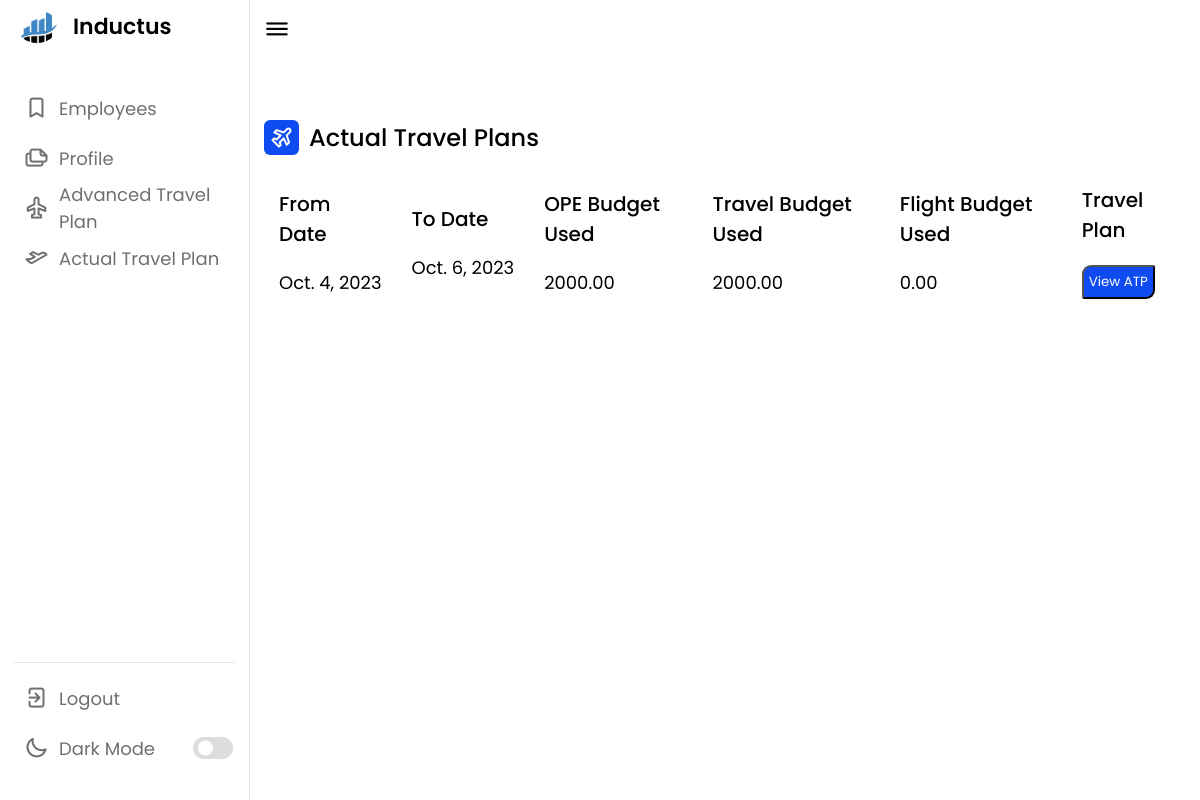
The page /employee/7e06c45b-a5ca-460d-8b0e-29f9c961be03/tp (signed in) on the database its author committed.
### base/models.py (models this page shows)
class Expense(models.Model):
    uuid = models.UUIDField(default = uuid.uuid4,primary_key=True,editable=False)
    employee = models.ForeignKey(Employee,on_delete=models.CASCADE,null = True)
    from_date = models.DateField(null = True)
    to_date = models.DateField(null = True)
    ope_budget_used = models.DecimalField(decimal_places=2,default=0,max_digits = 10)
    travel_budget_used = models.DecimalField(decimal_places=2,default=0,max_digits = 10)
    flight_budget_used = models.DecimalField(decimal_places=2,default=0,max_digits = 10)
    flight_ticket = models.FileField(upload_to=get_upload_path, blank = True)
    flight_return_ticket = models.FileField(upload_to=get_upload_path, blank = True)
    train_ticket = models.FileField(upload_to=get_upload_path, blank = True)
    train_return_ticket = models.FileField(upload_to=get_upload_path, blank = True)
    local_conveyance = models.DecimalField(decimal_places=2,default=0,max_digits = 10)
    place_of_visit = models.CharField(max_length = 30,null = True)
    taxi_bill = models.DecimalField(max_digits=10, decimal_places=2,default = 0)
    taxi_bill_proof = models.FileField(upload_to=get_upload_path, blank = True)

### base/views.py (the view)
# urls.py: path('employee/<str:pk>/tp',ActualTravelPlan,name ="tp"),
@login_required(login_url='login')
def ActualTravelPlan(request,pk):
    try:
        emp = Employee.objects.get(uuid=pk)
        tp = Expense.objects.filter(employee=emp)
    except:
        tp = None
    context = {
        'tp' : tp,
        'emp' : emp
    }
    return render(request,"actualtravelplan.html",context)

### base/templates/actualtravelplan.html (shortened to what this page needs)
{% load static %}
<!DOCTYPE html>
<html lang="en">
<head>
    <link rel="stylesheet" href="{% static 'style.css' %}">
    <link rel="stylesheet" href="https://unicons.iconscout.com/release/v4.0.0/css/line.css">
</head>
<body>
    <nav>
        <div class="logo-name">
            <div class="logo-image">
                <img src="{% static 'img/logo.png' %}" alt="">
            </div>
            <span class="logo_name">Inductus</span>
        </div>
        <div class="menu-items">
            <ul class="nav-links">
                <li><a href="{% url 'employees' %}">
                    <i class="uil uil-bookmark"></i>
                    <span class="link-name">Employees</span>
                </a></li>
                <li><a href="{% url 'employee' emp.uuid %}" target="_self">
                        <i class="uil uil-files-landscapes"></i>
                        <span class="link-name">Profile</span>
                    </a></li>
                    <li><a href="{% url 'atp' emp.uuid %}">
                        <i class="uil uil-plane"></i>
                        <span class="link-name">Advanced Travel Plan</span>
                    </a></li>
                    <li><a href="">
                        <i class="uil uil-plane-fly"></i>
                        <span class="link-name">Actual Travel Plan</span>
                    </a></li>
            </ul>
            <ul class="logout-mode">
                <li><a href="{% url 'logout' %}">
                        <i class="uil uil-signout"></i>
                        <span class="link-name">Logout</span>
                    </a></li>
                <li class="mode">
                    <a href="#">
                        <i class="uil uil-moon"></i>
                        <span class="link-name">Dark Mode</span>
                    </a>
                    <div class="mode-toggle">
                        <span class="switch"></span>
                    </div>
                </li>
            </ul>
        </div>
    </nav>
    <section class="dashboard">
        <div class="top">
            <i class="uil uil-bars sidebar-toggle"></i>
        </div>
        <div class="dash-content">
            <div class="overview">
                <div class="activity">
                    <div class="emp-title">
                        <div class = "title-wrapper">
                        <i class="uil uil-plane-departure"></i>
                        <span class="text">Actual Travel Plans</span>
                    </div>
                    </div>
                    <div class="activity-data">
                        <div class="data names">
                            <span class="data-title">From Date</span>
                           {% for tp in tp %}
                           <span class="data-list">{{tp.from_date}}</span>
                           {% endfor %}
                        </div>
                        <div class="data email">
                            <span class="data-title">To Date</span>
                            {% for tp in tp %}
                           <span class="data-list">{{tp.to_date}}</span>
                           {% endfor %}
                        </div>
                        <div class="data joined">
                            <span class="data-title">OPE Budget Used</span>
                            {% for tp in tp %}
                           <span class="data-list">{{tp.ope_budget_used}}</span>
                           {% endfor %}
                        </div>
                        <div class="data joined">
                            <span class="data-title">Travel Budget Used</span>
                            {% for tp in tp %}
                           <span class="data-list">{{tp.travel_budget_used}}</span>
                           {% endfor %}
                        </div>
                        <div class="data joined">
                            <span class="data-title">Flight Budget Used</span>
                            {% for tp in tp %}
                           <span class="data-list">{{tp.flight_budget_used}}</span>
                           {% endfor %}
                        </div>
                        <div class="data type">
                            <span class="data-title">Travel Plan</span>
                            {% for tp in tp %}
                        <span class="data-list"><button class="download-btn"><a href="{% url 'viewatp' emp.uuid tp.uuid %}" style="text-decoration:none; color: white;" >View ATP</a></button></span>
                            {% endfor %}
                        </div>
                    </div>
                    </div>
            </div>
    </section>
</body>
</html>

### static/style.css (style rules this page uses)
* { margin: 0; padding: 0; box-sizing: border-box; font-family: 'Poppins', sans-serif; }
:root { --primary-color: #0E4BF1; --panel-color: #FFF; --text-color: #000; --black-light-color: #707070; --border-color: #e6e5e5; --toggle-color: #DDD; --box1-color: #4DA3FF; --box2-color: #FFE6AC; --box3-color: #E7D1FC; --title-icon-color: #fff; --tran-05: all 0.5s ease; --tran-03: all 0.3s ease; --tran-03: all 0.2s ease; }
body { min-height: 100vh; }
nav { position: fixed; top: 0; left: 0; height: 100%; width: 250px; padding: 10px 14px; background-color: var(--panel-color); border-right: 1px solid var(--border-color); transition: var(--tran-05); }
nav .logo-name { display: flex; align-items: center; }
nav .logo-image { display: flex; justify-content: center; min-width: 45px; }
nav .logo-image img { width: 40px; object-fit: cover; border-radius: 50%; }
nav .logo-name .logo_name { font-size: 22px; font-weight: 600; color: var(--text-color); margin-left: 14px; transition: var(--tran-05); }
nav .menu-items { margin-top: 40px; height: calc(100% - 90px); display: flex; flex-direction: column; justify-content: space-between; }
.menu-items li { list-style: none; }
.menu-items li a { display: flex; align-items: center; height: 50px; text-decoration: none; position: relative; }
.menu-items li a i { font-size: 24px; min-width: 45px; height: 100%; display: flex; align-items: center; justify-content: center; color: var(--black-light-color); }
.menu-items li a .link-name { font-size: 18px; font-weight: 400; color: var(--black-light-color); transition: var(--tran-05); }
.menu-items .logout-mode { padding-top: 10px; border-top: 1px solid var(--border-color); }
.menu-items .mode { display: flex; align-items: center; white-space: nowrap; }
.menu-items .mode-toggle { position: absolute; right: 14px; height: 50px; min-width: 45px; display: flex; align-items: center; justify-content: center; cursor: pointer; }
.mode-toggle .switch { position: relative; display: inline-block; height: 22px; width: 40px; border-radius: 25px; background-color: var(--toggle-color); }
.switch:before { content: ""; position: absolute; left: 5px; top: 50%; transform: translateY(-50%); height: 15px; width: 15px; background-color: var(--panel-color); border-radius: 50%; transition: var(--tran-03); }
.dashboard { position: relative; left: 250px; background-color: var(--panel-color); min-height: 100vh; width: calc(100% - 250px); padding: 10px 14px; transition: var(--tran-05); }
.dashboard .top { position: fixed; top: 0; left: 250px; display: flex; width: calc(100% - 250px); justify-content: space-between; align-items: center; padding: 10px 14px; background-color: var(--panel-color); transition: var(--tran-05); z-index: 10; }
.dashboard .top .sidebar-toggle { font-size: 26px; color: var(--text-color); cursor: pointer; }
.dashboard .dash-content { padding-top: 50px; }
.dash-content .activity .activity-data { display: flex; justify-content: space-between; align-items: center; width: 100%; }
.activity .activity-data { display: flex; }
.activity-data .data { display: flex; flex-direction: column; margin: 0 15px; }
.activity-data .data-title { font-size: 20px; font-weight: 500; color: var(--text-color); }
.activity-data .data .data-list { font-size: 18px; font-weight: 400; margin-top: 20px; white-space: nowrap; color: var(--text-color); }
.title-wrapper { display:flex; }
.emp-title i { position: relative; height: 35px; width: 35px; background-color: var(--primary-color); border-radius: 6px; color: var(--title-icon-color); display: flex; align-items: center; justify-content: center; font-size: 24px; }
.emp-title .text { font-size: 24px; font-weight: 500; color: var(--text-color); margin-left: 10px; }
.emp-title { display: flex; align-items: center; margin: 60px 0 30px 0; justify-content: space-between !important; }
.download-btn { background-color: #0E4BF1; padding: 5px; border-radius: 9px 2px; }

### rows shown on the page
Expense: from_date "Oct. 4, 2023", to_date "Oct. 6, 2023", ope_budget_used "2000.00", travel_budget_used "2000.00", flight_budget_used "0.00"
